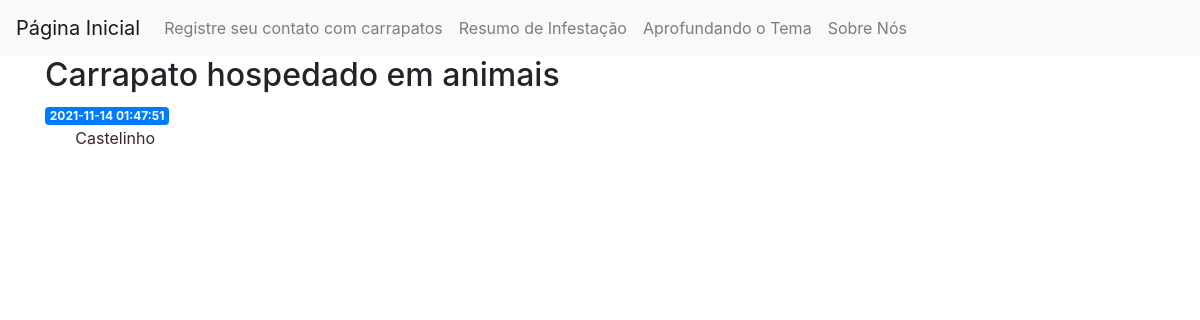
The page /6 on the database as committed earlier.
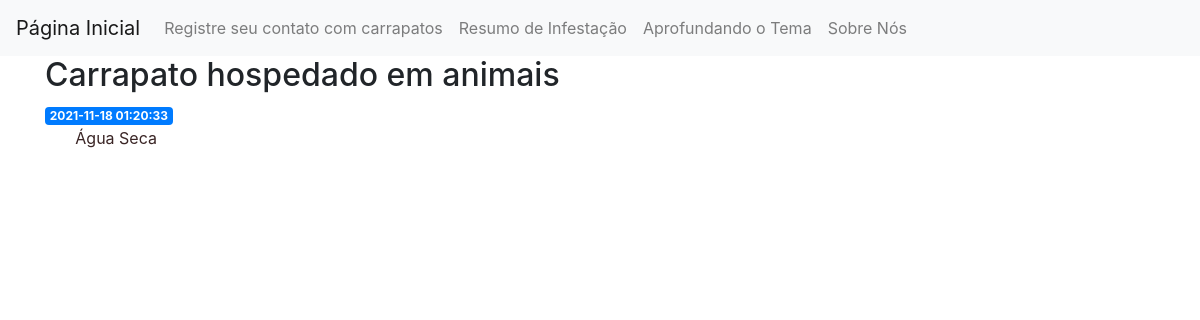
The same page on the database as committed later.
### tables this page shows
CREATE TABLE posts (
    id INTEGER PRIMARY KEY AUTOINCREMENT,
    created TIMESTAMP NOT NULL DEFAULT CURRENT_TIMESTAMP,
    title TEXT NOT NULL,
    content TEXT NOT NULL
);

### app.py (the view)
@app.route('/<int:post_id>')
def post(post_id):
    post = get_post(post_id)
    return render_template('post.html', post=post)

### app.py (called while the page is built)
def get_db_connection():
    conn = sqlite3.connect('database.db')
    conn.row_factory=sqlite3.Row
    return conn

def get_post(post_id):
    conn = get_db_connection()
    post = conn.execute('SELECT * FROM posts WHERE id = ?',(post_id,)).fetchone()
    conn.close()
    if post is None:
        abort(404)
    return post

### templates/post.html
{% extends 'base.html' %}
{% block content %}
    <h2>{% block title %} {{ post['title'] }} {% endblock %}</h2>
    <span class="badge badge-primary">{{ post['created'] }}</span>
    <p>{{ post['content'] }}</p>
{% endblock %}

Rows that differ between the two databases and show on the page:
changed posts "Carrapato hospedado em animais": created "2021-11-14 01:47:51" → "2021-11-18 01:20:33"; content "Castelinho" → "Água Seca"
